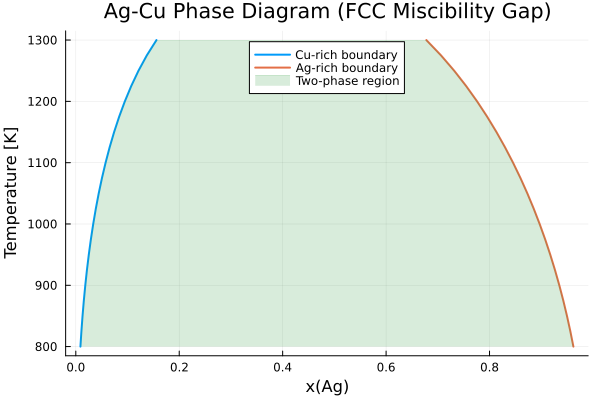

This figure's Julia source:
# SPDX-License-Identifier: GPL-3.0-or-later
# Copyright (C) 2026 Hiroharu Sugawara
# Part of OpenCALPHAD.jl - Example: Binary phase diagram
#
# Plot Ag-Cu binary phase diagram
#
# This script demonstrates how to calculate and plot a binary phase diagram
# showing the FCC miscibility gap in the Ag-Cu system.

using OpenCALPHAD
using Plots

# Load Ag-Cu thermodynamic database
tdb_path = joinpath(@__DIR__, "..", "reftest", "tdb", "agcu.TDB")
db = read_tdb(tdb_path)
fcc = get_phase(db, "FCC_A1")

println("Calculating Ag-Cu phase diagram...")

# Calculate phase diagram from 800K to 1300K
result = map_phase_diagram(fcc, db, 800.0, 1300.0, 25.0)

# Extract converged points
converged = filter(p -> p.converged, result.points)
println("Converged points: $(length(converged)) / $(length(result.points))")

# Extract boundary data
T_vals = [p.temperature for p in converged]
x1_vals = [p.compositions[1] for p in converged]
x2_vals = [p.compositions[2] for p in converged]

# Create phase diagram plot
p = plot(x1_vals, T_vals,
    label = "Cu-rich boundary",
    xlabel = "x(Ag)",
    ylabel = "Temperature [K]",
    title = "Ag-Cu Phase Diagram (FCC Miscibility Gap)",
    linewidth = 2,
    legend = :top,
    size = (600, 400),
)
plot!(p, x2_vals, T_vals, label = "Ag-rich boundary", linewidth = 2)

# Fill the two-phase region
x_fill = vcat(x1_vals, reverse(x2_vals))
T_fill = vcat(T_vals, reverse(T_vals))
plot!(p, x_fill, T_fill,
    fillrange = minimum(T_vals),
    fillalpha = 0.2,
    label = "Two-phase region",
    linewidth = 0,
)

# Save to file
output_path = joinpath(@__DIR__, "411_phase_diagram_agcu.png")
savefig(p, output_path)
println("Saved to $output_path")

# Display plot (if running interactively)
display(p)
